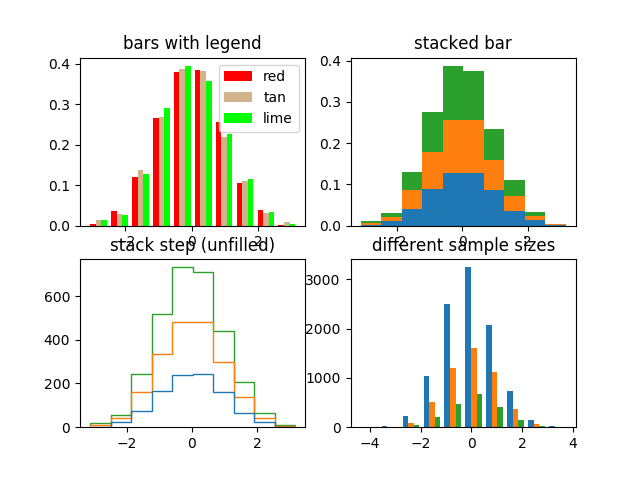

This figure's Python source:
##
## Understanding the behavior of subplot II
## ==================================================

'''
subplot(number of rows, number of columns, position of the element in the structure)
'''

import numpy as np
import matplotlib.pyplot as plt

np.random.seed(0)

n_bins = 10
x = np.random.randn(1000, 3)

fig, axes = plt.subplots(nrows=2, ncols=2)
ax0, ax1, ax2, ax3 = axes.flatten()

colors = ['red', 'tan', 'lime']
ax0.hist(x, n_bins, normed=1, histtype='bar', color=colors, label=colors)
ax0.legend(prop={'size': 10})
ax0.set_title('bars with legend')

ax1.hist(x, n_bins, normed=1, histtype='bar', stacked=True)
ax1.set_title('stacked bar')

ax2.hist(x, n_bins, histtype='step', stacked=True, fill=False)
ax2.set_title('stack step (unfilled)')

# Make a multiple-histogram of data-sets with different length.
x_multi = [np.random.randn(n) for n in [10000, 5000, 2000]]
ax3.hist(x_multi, n_bins, histtype='bar')
ax3.set_title('different sample sizes')

plt.savefig('Histogram_example_13.png')

fig.tight_layout()
plt.show()

# source : https://matplotlib.org/examples/statistics/histogram_demo_multihist.html

